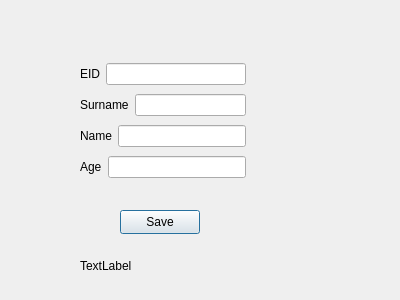
<?xml version="1.0" encoding="UTF-8"?>
<ui version="4.0">
 <class>TableInfo</class>
 <widget class="QDialog" name="TableInfo">
  <property name="geometry">
   <rect>
    <x>0</x>
    <y>0</y>
    <width>400</width>
    <height>300</height>
   </rect>
  </property>
  <property name="windowTitle">
   <string>Dialog</string>
  </property>
  <widget class="QPushButton" name="pushButton">
   <property name="geometry">
    <rect>
     <x>120</x>
     <y>210</y>
     <width>80</width>
     <height>24</height>
    </rect>
   </property>
   <property name="text">
    <string>Save</string>
   </property>
  </widget>
  <widget class="QLabel" name="label_sec_status">
   <property name="geometry">
    <rect>
     <x>80</x>
     <y>250</y>
     <width>161</width>
     <height>31</height>
    </rect>
   </property>
   <property name="text">
    <string>TextLabel</string>
   </property>
  </widget>
  <widget class="QWidget" name="">
   <property name="geometry">
    <rect>
     <x>80</x>
     <y>60</y>
     <width>166</width>
     <height>124</height>
    </rect>
   </property>
   <layout class="QVBoxLayout" name="verticalLayout">
    <item>
     <layout class="QHBoxLayout" name="horizontalLayout">
      <item>
       <widget class="QLabel" name="label">
        <property name="text">
         <string>EID</string>
        </property>
       </widget>
      </item>
      <item>
       <widget class="QLineEdit" name="text_eid"/>
      </item>
     </layout>
    </item>
    <item>
     <layout class="QHBoxLayout" name="horizontalLayout_2">
      <item>
       <widget class="QLabel" name="label_2">
        <property name="text">
         <string>Surname</string>
        </property>
       </widget>
      </item>
      <item>
       <widget class="QLineEdit" name="text_surname"/>
      </item>
     </layout>
    </item>
    <item>
     <layout class="QHBoxLayout" name="horizontalLayout_3">
      <item>
       <widget class="QLabel" name="label_3">
        <property name="text">
         <string>Name</string>
        </property>
       </widget>
      </item>
      <item>
       <widget class="QLineEdit" name="text_name"/>
      </item>
     </layout>
    </item>
    <item>
     <layout class="QHBoxLayout" name="horizontalLayout_4">
      <item>
       <widget class="QLabel" name="label_4">
        <property name="text">
         <string>Age</string>
        </property>
       </widget>
      </item>
      <item>
       <widget class="QLineEdit" name="text_age"/>
      </item>
     </layout>
    </item>
   </layout>
  </widget>
 </widget>
 <resources/>
 <connections/>
</ui>
